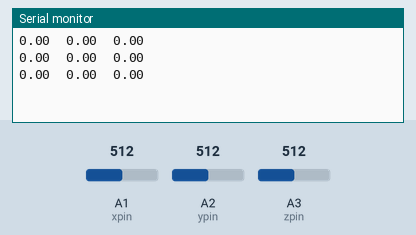
Simulated run of this sketch. Board: Arduino Uno, built with avr-gcc and run on an emulated ATmega328P. Parts: the last lines printed to the serial monitor. Inputs (shaded band) come from the test bench; at power-on: A1 (xpin) = 512, A2 (ypin) = 512, A3 (zpin) = 512.

Above: at 1.3 s.
1.4 s: A1 (xpin) set to 716
At 1.9 s:
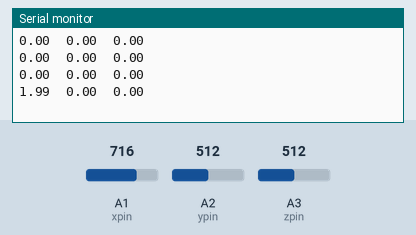
2.9 s: A2 (ypin) set to 716
At 3.4 s:
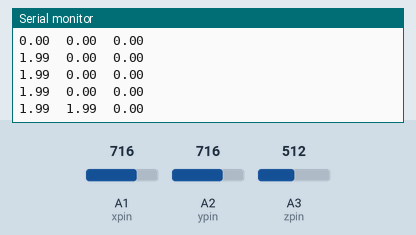
4.4 s: A3 (zpin) set to 716
At 4.9 s:
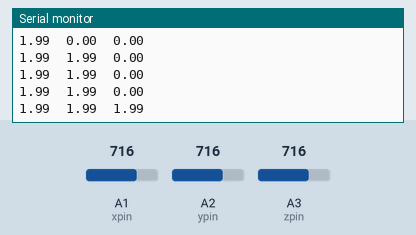
5.9 s: A1 (xpin) set to 900
At 6.5 s:
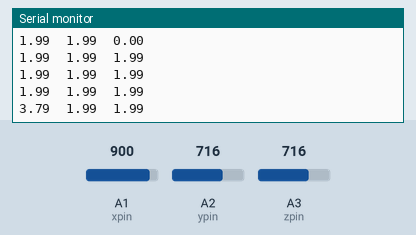
7.4 s: A2 (ypin) set to 900
At 8.0 s:
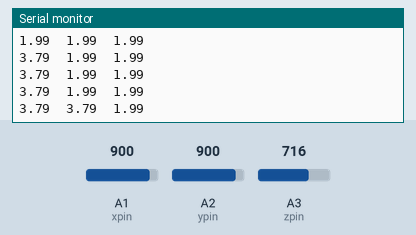
8.9 s: A3 (zpin) set to 900
At 9.5 s:
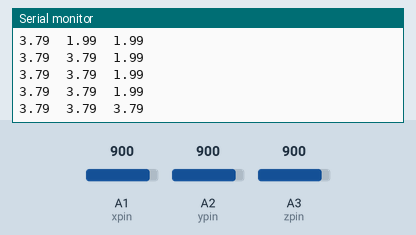
Timing chart, 0 to 11.4 s (numbered marks = the images above; inputs shaded):
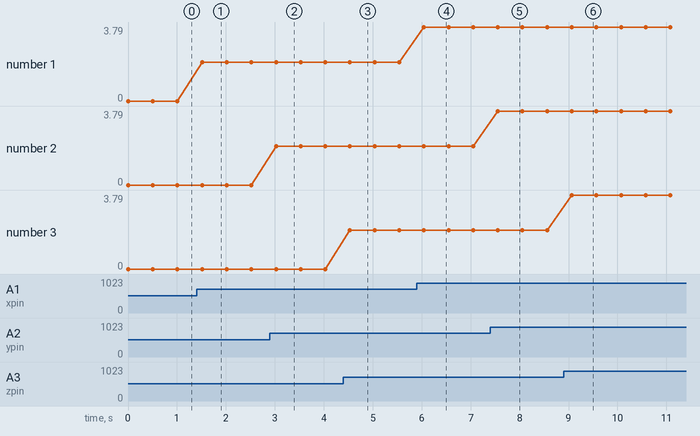

Measured:
- after the input at 1.4 s, the serial monitor: prints a new line after 0.11 s (image 1)
- after the input at 2.9 s, the serial monitor: prints a new line after 0.12 s (image 2)
- after the input at 4.4 s, the serial monitor: prints a new line after 0.13 s (image 3)
- after the input at 5.9 s, the serial monitor: prints a new line after 0.14 s (image 4)
- after the input at 7.4 s, the serial monitor: prints a new line after 0.16 s (image 5)
- after the input at 8.9 s, the serial monitor: prints a new line after 0.17 s (image 6)
- plotted number 1: 0 → 1.99 after the input at 1.4 s, 1.99 → 3.79 after the input at 5.9 s

The sketch:

sketch_dec11a.ino
```cpp
/*

ADXL335

note:vcc-->5v ,but ADXL335 Vs is 3.3V

The circuit:

      5V: VCC

analog 1: x-axis

analog 2: y-axis

analog 3: z-axis

*/

const int xpin = 1;                  // x-axis of the accelerometer

const int ypin = 2;                  // y-axis

const int zpin = 3;                  // z-axis (only on 3-axis models)

void setup()

{

 // initialize the serial communications:

 Serial.begin(9600);

}

void loop()

{

 int x = analogRead(xpin);

 delay(1); //

 int y = analogRead(ypin); //

 delay(1);

 int z = analogRead(zpin);


float zero_G = 512.0; //ADC is 0~1023  the zero g output equal to Vs/2

                      //ADXL335 power supply by Vs 3.3V

float scale = 102.3;  //ADXL335330 Sensitivity is 330mv/g

                       //330 * 1024/3.3/1000


Serial.print(((float)x - zero_G)/scale);

Serial.print("\t");

Serial.print(((float)y - zero_G)/scale);

Serial.print("\t");

Serial.print(((float)z - zero_G)/scale);

Serial.print("\n");

delay(500);

}
```
